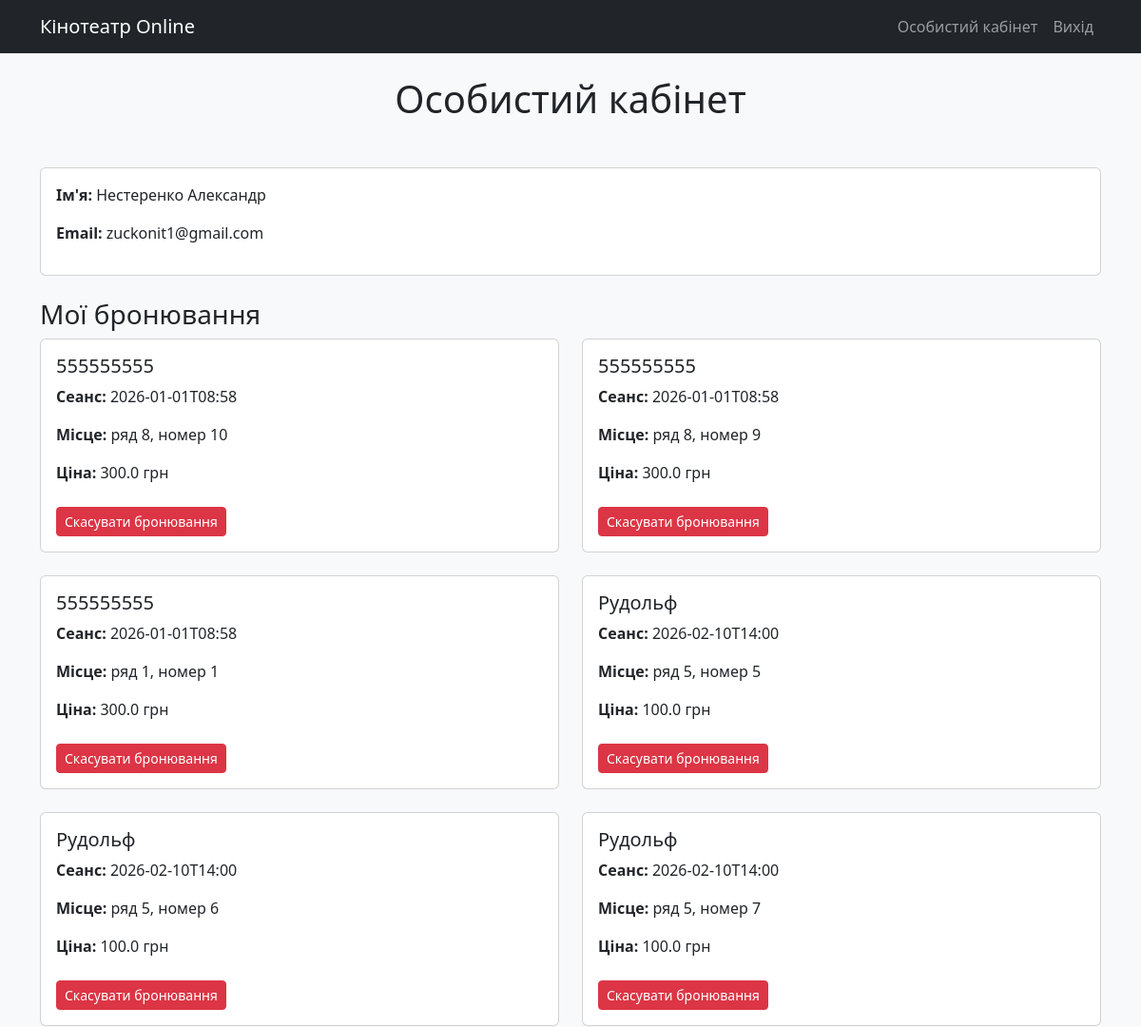
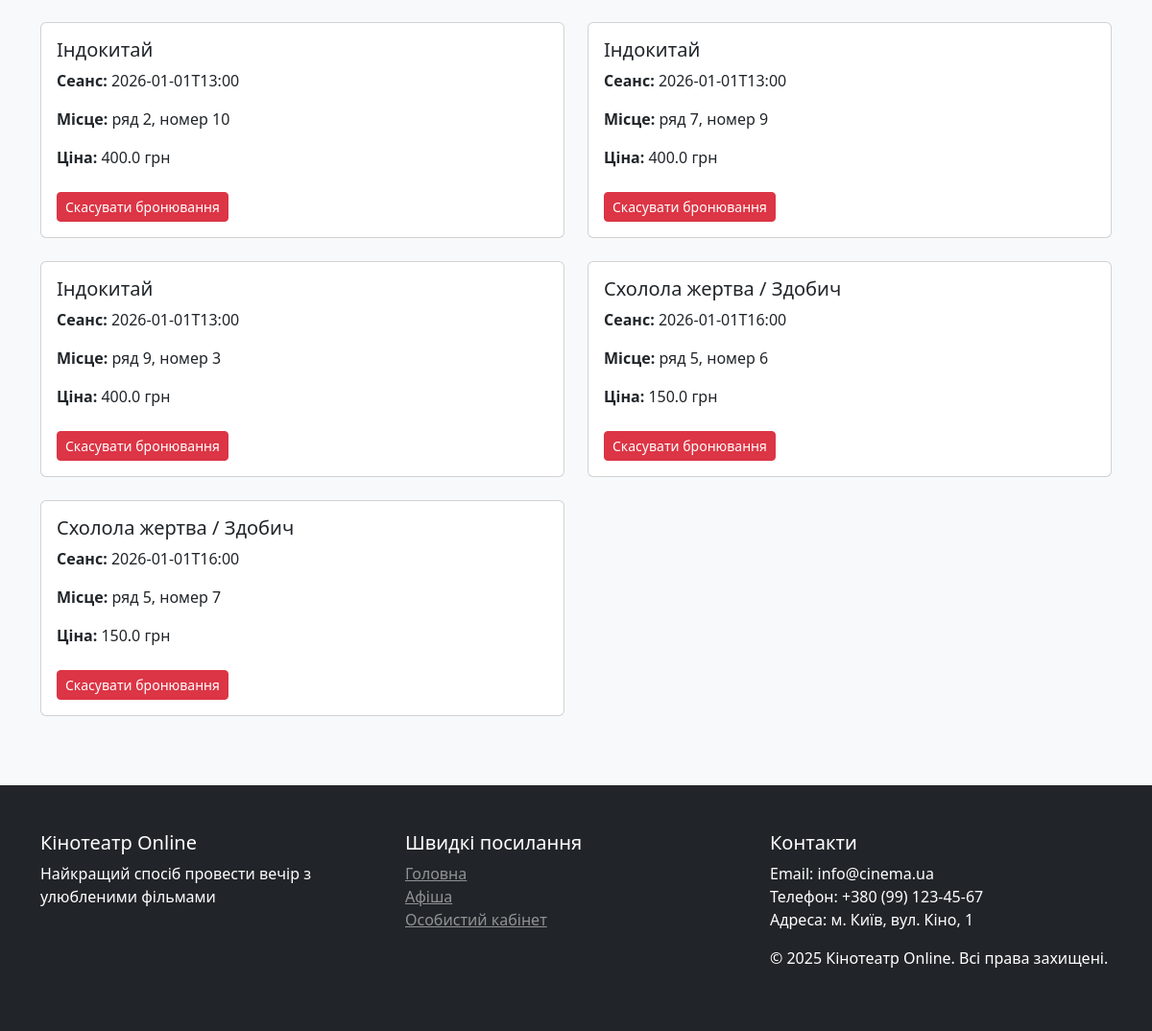
The page /profile (signed in) on the database its author committed (2 pictures, top to bottom).
### app.py (models this page shows)
class User(UserMixin, db.Model):
    id = db.Column(db.Integer, primary_key=True)
    email = db.Column(db.String(100), unique=True)
    password = db.Column(db.String(100))
    name = db.Column(db.String(100))
    is_admin = db.Column(db.Boolean, default=False)

class Booking(db.Model):
    id = db.Column(db.Integer, primary_key=True)
    user_id = db.Column(db.Integer, db.ForeignKey('user.id'))
    seat_id = db.Column(db.Integer, db.ForeignKey('seat.id'))

class Film(db.Model):
    id = db.Column(db.Integer, primary_key=True)
    title = db.Column(db.String(100))
    description = db.Column(db.Text)
    image = db.Column(db.String(100))
    trailer = db.Column(db.String(200))
    sessions = db.relationship('Session', backref='film', lazy=True)

class Session(db.Model):
    id = db.Column(db.Integer, primary_key=True)
    film_id = db.Column(db.Integer, db.ForeignKey('film.id'))
    start_time = db.Column(db.String(50))
    price = db.Column(db.Float)
    seats = db.relationship('Seat', backref='session', lazy=True)

class Seat(db.Model):
    id = db.Column(db.Integer, primary_key=True)
    session_id = db.Column(db.Integer, db.ForeignKey('session.id'))
    row = db.Column(db.Integer)
    number = db.Column(db.Integer)
    status = db.Column(db.String(20), default='free')
    booking = db.relationship('Booking', backref='seat', uselist=False, lazy=True)

### app.py (the view)
@app.route('/profile')
@login_required
def profile():
    bookings = Booking.query.options(
        joinedload(Booking.seat).joinedload(Seat.session).joinedload(Session.film)
    ).filter_by(user_id=current_user.id).all()
    return render_template('profile.html', bookings=bookings)

### app.py (called while the page is built)
@login_manager.user_loader
def load_user(user_id):
    return User.query.get(int(user_id))

### templates/profile.html
{% extends "base.html" %}
{% block content %}
<h1 class="text-center mb-5">Особистий кабінет</h1>
<div class="card mb-4">
    <div class="card-body">
        <p><strong>Ім'я:</strong> {{ current_user.name }}</p>
        <p><strong>Email:</strong> {{ current_user.email }}</p>
    </div>
</div>
<h3 class="mt-4">Мої бронювання</h3>
{% if bookings %}
<div class="row">
    {% for booking in bookings %}
    <div class="col-md-6 mb-4">
        <div class="card h-100">
            <div class="card-body">
                <h5 class="card-title">{{ booking.seat.session.film.title }}</h5>
                <p><strong>Сеанс:</strong> {{ booking.seat.session.start_time }}</p>
                <p><strong>Місце:</strong> ряд {{ booking.seat.row }}, номер {{ booking.seat.number }}</p>
                <p><strong>Ціна:</strong> {{ booking.seat.session.price }} грн</p>
                <form method="POST" action="{{ url_for('cancel_booking', booking_id=booking.id) }}">
                    <button type="submit"
                            class="btn btn-danger btn-sm mt-2"
                            onclick="return confirm('Ви впевнені, що хочете скасувати бронювання?')">
                        Скасувати бронювання
                    </button>
                </form>
            </div>
        </div>
    </div>
    {% endfor %}
</div>
{% else %}
<div class="alert alert-info">
    У вас ще немає бронювань.
    <a href="{{ url_for('index') }}">Оберіть фільм і забронюйте місця!</a>
</div>
{% endif %}
{% endblock %}

### templates/base.html (style rules this page uses)
body { background-color: #f8f9fa; }

### rows shown on the page
User: name "Нестеренко Александр", email "zuckonit1@gmail.com"
Booking: seat.session.film "555555555", seat.session.start_time "2026-01-01T08:58", seat.row "8", seat.number "10", seat.session.price "300.0"
Booking: seat.session.film "555555555", seat.session.start_time "2026-01-01T08:58", seat.row "8", seat.number "9", seat.session.price "300.0"
Booking: seat.session.film "555555555", seat.session.start_time "2026-01-01T08:58", seat.row "1", seat.number "1", seat.session.price "300.0"
Booking: seat.session.film "Рудольф", seat.session.start_time "2026-02-10T14:00", seat.row "5", seat.number "5", seat.session.price "100.0"
Booking: seat.session.film "Рудольф", seat.session.start_time "2026-02-10T14:00", seat.row "5", seat.number "6", seat.session.price "100.0"
Booking: seat.session.film "Рудольф", seat.session.start_time "2026-02-10T14:00", seat.row "5", seat.number "7", seat.session.price "100.0"
Booking: seat.session.film "Індокитай", seat.session.start_time "2026-01-01T13:00", seat.row "2", seat.number "10", seat.session.price "400.0"
Booking: seat.session.film "Індокитай", seat.session.start_time "2026-01-01T13:00", seat.row "7", seat.number "9", seat.session.price "400.0"
Booking: seat.session.film "Індокитай", seat.session.start_time "2026-01-01T13:00", seat.row "9", seat.number "3", seat.session.price "400.0"
Booking: seat.session.film "Схолола жертва / Здобич", seat.session.start_time "2026-01-01T16:00", seat.row "5", seat.number "6", seat.session.price "150.0"
Booking: seat.session.film "Схолола жертва / Здобич", seat.session.start_time "2026-01-01T16:00", seat.row "5", seat.number "7", seat.session.price "150.0"
